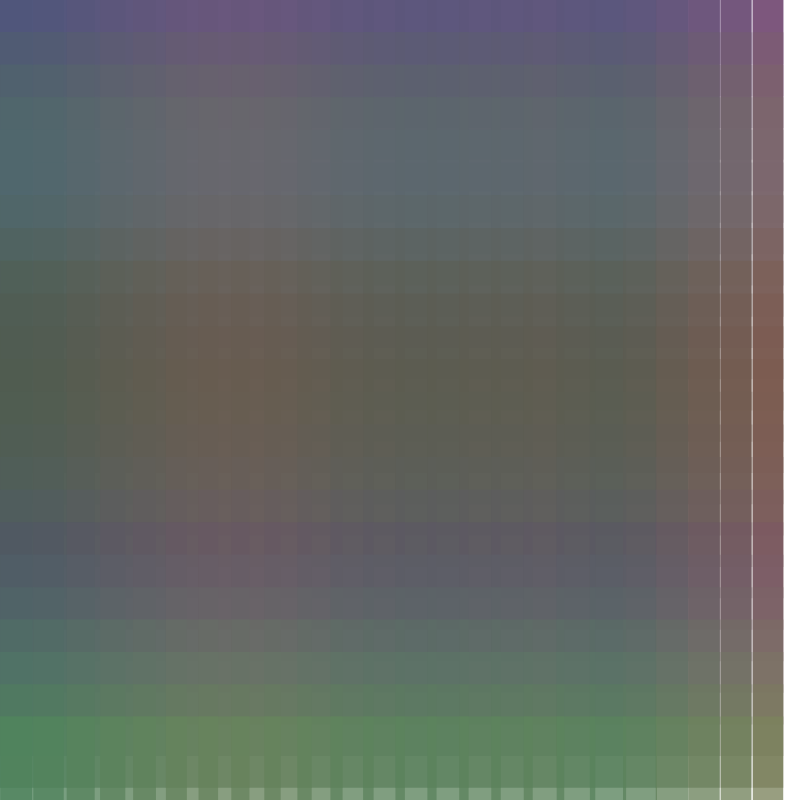
Frame 1 (no input)
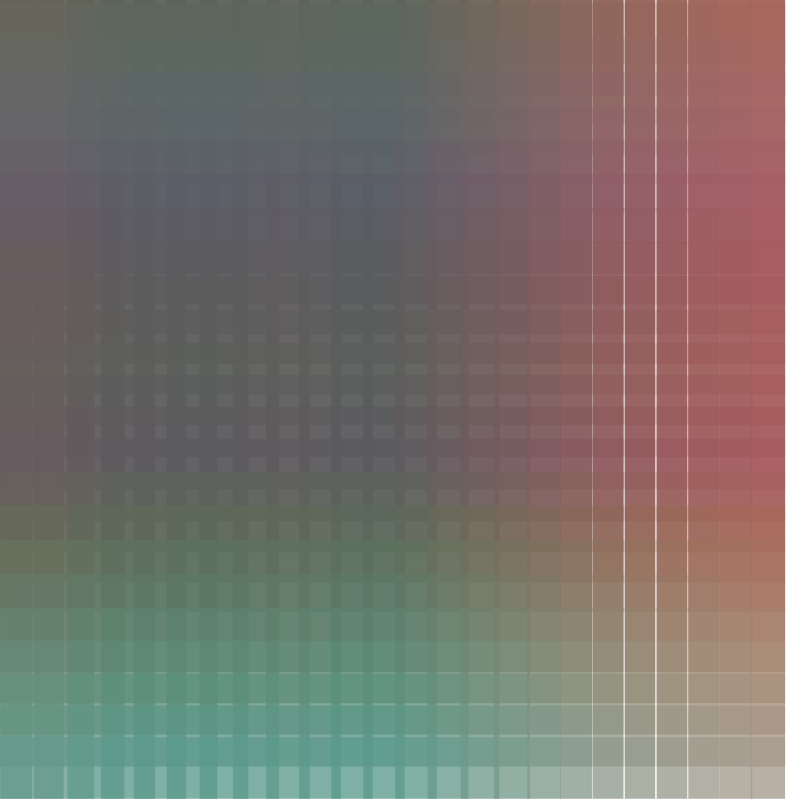
Frame 60 (no input)
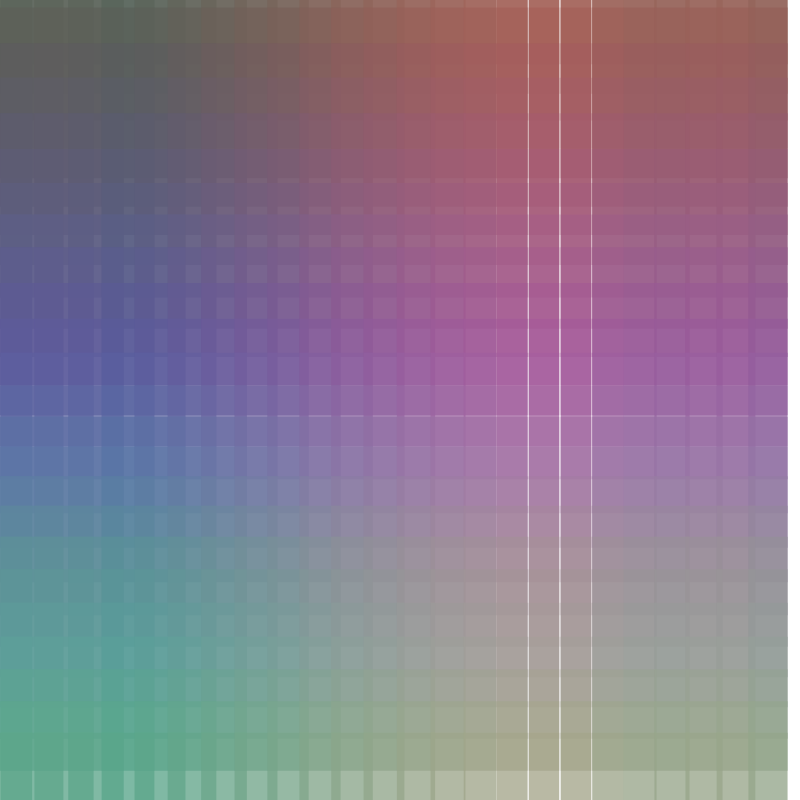
Frame 120 (the mouse pressed at the canvas centre since frame 60)

The p5.js sketch that drew these frames (run headless with seeded random() and noise() and a simulated clock; from frame 60 on, the mouse is pressed at the canvas centre):

// p5.js sketch
// ── sketch.js


let i,j,k


function setup(){

  createCanvas(800,800);
  noStroke()
  rectMode(CENTER);
  // initialize perlin noise values with random parameters
  i = random()
  j = random()
  k = random()
}
function draw(){

  let numCol = 25
  let numRow = 25
  let stepX = width / numCol // height of box 
  let stepY = height / numRow // width of box 
  
   
  background(255)

  for (var col = 0; col < numRow; col++ ){
    for (var row = 0; row < numCol; row++){
     //fill(col/numCol*255,row/numRow*255,mouseX/width*255)
     let r = noise(row/numRow+i)*255
     let b = noise(col/numCol+j)*255
     let g = noise(col/numCol+k)*255
     boxWidth = noise(k*row/numRow)*stepX*3
     boxHeight = noise(j*col/numCol)*stepY*6
     fill(r,g,b,200)
     
     rect(row*stepX,col*stepY,boxWidth,boxHeight) 
    
    }
  }

    j += 0.01
    k += 0.0025
    i += 0.005
}
